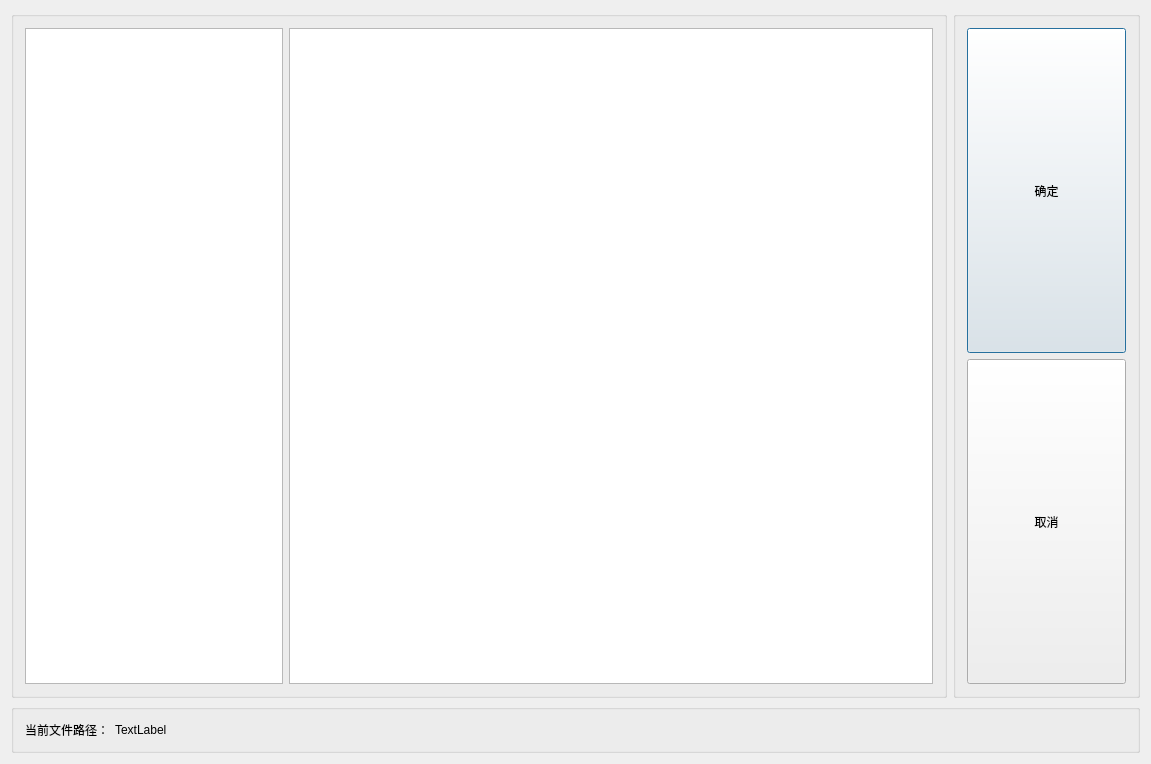
<?xml version="1.0" encoding="UTF-8"?>
<ui version="4.0">
 <class>DlgManageProductConfigClass</class>
 <widget class="QDialog" name="DlgManageProductConfigClass">
  <property name="geometry">
   <rect>
    <x>0</x>
    <y>0</y>
    <width>1151</width>
    <height>764</height>
   </rect>
  </property>
  <property name="windowTitle">
   <string>管理产品配置</string>
  </property>
  <layout class="QGridLayout" name="gridLayout" columnstretch="5,1">
   <item row="0" column="0">
    <widget class="QGroupBox" name="gBox_dataDisplay">
     <property name="title">
      <string/>
     </property>
     <layout class="QHBoxLayout" name="horizontalLayout_2" stretch="2,5">
      <item>
       <widget class="QTreeView" name="treeView"/>
      </item>
      <item>
       <widget class="QTableView" name="tableView"/>
      </item>
     </layout>
    </widget>
   </item>
   <item row="0" column="1">
    <widget class="QGroupBox" name="groupBox_3">
     <property name="title">
      <string/>
     </property>
     <layout class="QHBoxLayout" name="horizontalLayout">
      <item>
       <layout class="QVBoxLayout" name="verticalLayout">
        <item>
         <widget class="QPushButton" name="pbtn_ok">
          <property name="sizePolicy">
           <sizepolicy hsizetype="Expanding" vsizetype="Expanding">
            <horstretch>0</horstretch>
            <verstretch>0</verstretch>
           </sizepolicy>
          </property>
          <property name="text">
           <string>确定</string>
          </property>
         </widget>
        </item>
        <item>
         <widget class="QPushButton" name="pbtn_cancle">
          <property name="sizePolicy">
           <sizepolicy hsizetype="Expanding" vsizetype="Expanding">
            <horstretch>0</horstretch>
            <verstretch>0</verstretch>
           </sizepolicy>
          </property>
          <property name="text">
           <string>取消</string>
          </property>
         </widget>
        </item>
       </layout>
      </item>
     </layout>
    </widget>
   </item>
   <item row="1" column="0" colspan="2">
    <widget class="QGroupBox" name="groupBox_2">
     <property name="title">
      <string/>
     </property>
     <layout class="QHBoxLayout" name="horizontalLayout_3" stretch="0,1">
      <item>
       <widget class="QLabel" name="label_TextCurrentPath">
        <property name="text">
         <string>当前文件路径：</string>
        </property>
       </widget>
      </item>
      <item>
       <widget class="QLabel" name="label_filePath">
        <property name="text">
         <string>TextLabel</string>
        </property>
       </widget>
      </item>
     </layout>
    </widget>
   </item>
  </layout>
 </widget>
 <layoutdefault spacing="6" margin="11"/>
 <resources/>
 <connections/>
</ui>
